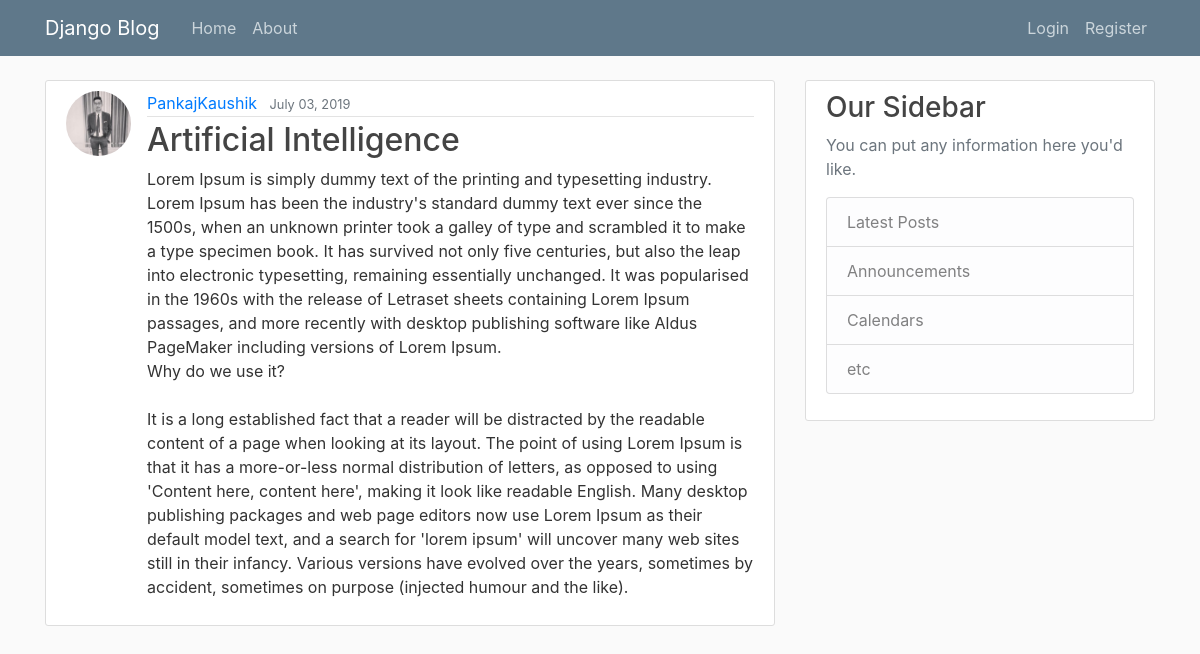
The page /post/10/ on the database its author committed.
### blog/models.py (models this page shows, shortened)
class Post(models.Model):
    title = models.CharField(max_length = 100)
    content = models.TextField()
    date = models.DateTimeField(default = timezone.now)
    author = models.ForeignKey(User, on_delete = models.CASCADE)

### users/models.py (models this page shows, shortened)
class Profile(models.Model):
    user = models.OneToOneField(User, on_delete=models.CASCADE)
    image = models.ImageField(default='default.jpg', upload_to='profile_pics')

### blog/views.py (the view)
# urls.py: path('post/<int:pk>/', PostDetailView.as_view(), name = 'post-detail'),
class PostDetailView(DetailView):
    model = Post

### blog/templates/blog/post_detail.html (shortened to what this page needs)
{% extends "blog/base.html" %}
{% block content %}
    <article class="media content-section">
      <img class="rounded-circle article-img" src="{{ object.author.profile.image.url }}">
      <div class="media-body">
        <div class="article-metadata">
          <a class="mr-2" href="{% url 'user-posts' object.author.username %}">{{ object.author }}</a>
          <small class="text-muted">{{ object.date| date:"F d, Y"}}</small>
        </div>
        <h2 class="article-title">{{ object.title }}</h2>
        <p class="article-content">{{ object.content }}</p>
      </div>
    </article>
{% endblock content %}

### blog/static/blog/main.css (style rules this page uses)
body { background: #fafafa; color: #333333; margin-top: 5rem; }
h1, h2, h3, h4, h5, h6 { color: #444444; }
.content-section { background: #ffffff; padding: 10px 20px; border: 1px solid #dddddd; border-radius: 3px; margin-bottom: 20px; }
.article-title { color: #444444; }
.article-content { white-space: pre-line; }
.article-img { height: 65px; width: 65px; margin-right: 16px; }
.article-metadata { padding-bottom: 1px; margin-bottom: 4px; border-bottom: 1px solid #e3e3e3 }

### rows shown on the page
Post: author.profile.image (picture), author "PankajKaushik", date "July 03, 2019", title "Artificial Intelligence", content "Lorem Ipsum is simply dummy text of the printing and typesetting industry. Lorem Ipsum has been the industry's standard dummy text ever since the 1500s, when an unknown printer took a galley of type and scrambled it to make a type specimen book. It has survived not only five centuries, but also the leap into electronic typesetting, remaining essentially unchanged. It was popularised in the 1960s with the release of Letraset sheets containing Lorem Ipsum passages, and more recently with desktop publishing software like Aldus PageMaker including versions of Lorem Ipsum. Why do we use it? It is a long established fact that a reader will be distracted by the readable content of a page when…"
